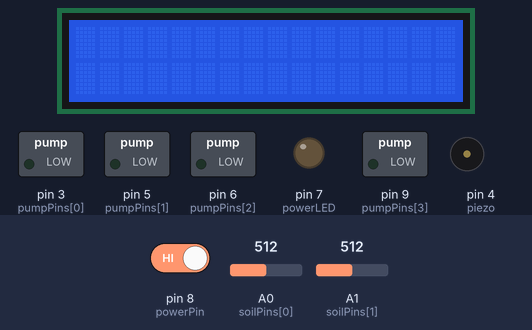
Recording of a sketch running on a simulated Arduino Uno, built with avr-gcc and run on an emulated ATmega328P. On the bench: 16×2 character LCD, switched loads named in the sketch (green lamp = pin HIGH), output pins drawn as LEDs (lit = HIGH), buzzer (waves = sounding, pin HIGH). The inputs (shaded band) are chosen by the test bench; at power-on: pin 8 (powerPin) HIGH, A0 (soilPins[0]) = 512, A1 (soilPins[1]) = 512.

Above: at 1.2 s.
1.3 s: pin 8 (powerPin) driven LOW
At 2.5 s:
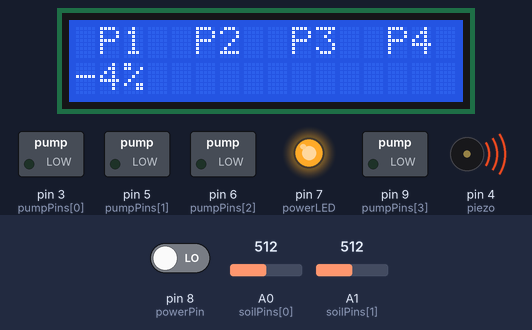
2.8 s: A0 (soilPins[0]) set to 461
At 4.4 s:
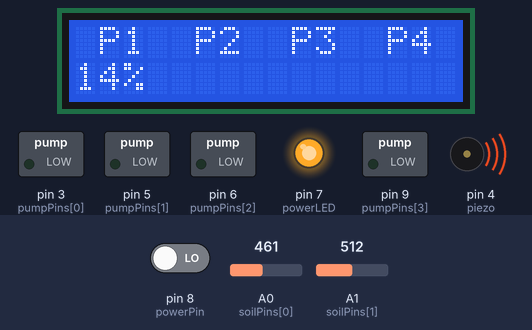
4.8 s: A0 (soilPins[0]) set to 434
At 7.1 s:
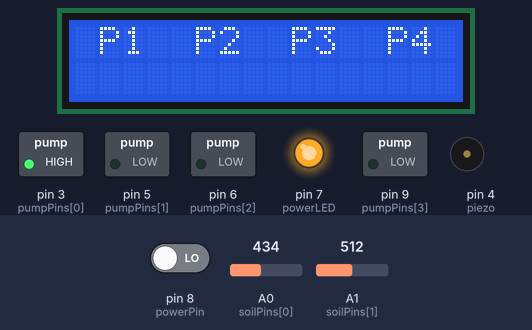
Timing chart, 0 to 8.8 s (numbered marks = the images above; inputs shaded):
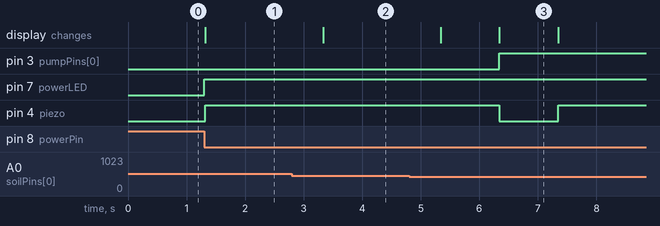

The sketch:

final.ino
```cpp
//Designed, Developed, and Tested By Kush Gandhi
// Libraries
#include <Wire.h>
#include <LiquidCrystal_I2C.h>

// LCD Pins
LiquidCrystal_I2C lcd(0x27, 16, 2);

// Soil Moisture Sensor Pins
const byte soilPins[] = {A0, A1, A2, A3};

// Pump Pins
const byte pumpPins[] = {3, 5, 6, 9};

// Power Switch
const byte powerPin = 8;

// LED Pins
const byte powerLED = 7;

// Piezo Pin
const byte piezo = 4;

// Constants
const int moistureThreshold = 20; // Moisture threshold for watering (%)


void setup()
{
  // Initializing Pins for Moisture Sensors
  for (byte i = 0; i < 4; i++)
    pinMode(soilPins[i], INPUT);

  // Initializing Pins for Pumps
  for (byte i = 0; i < 4; i++)
    pinMode(pumpPins[i], OUTPUT);

  // Initializing LCD
  lcd.init();
  lcd.backlight();

  // Initializing Piezo
  pinMode(piezo, OUTPUT);

  // Initializing Power Switch Pin
  pinMode(powerPin, INPUT);

  // Initializing Power LED
  pinMode(powerLED, OUTPUT);
}

void loop()
{
  // Checking if Power Switch is ON
  if(digitalRead(powerPin) == LOW)
  {
    // Turning on the power LED
    digitalWrite(powerLED, HIGH);

    irrigate();
  }
  else
  {
    // System Off
    // Turn off pumps
    for (byte i = 0; i < 4; i++)
      digitalWrite(pumpPins[i], LOW);

    // Turn off power LED
    digitalWrite(powerLED, LOW);

    // Clear the LCD
    lcd.clear();

    // Piezo Off
    digitalWrite(piezo, LOW);
  }
}

void irrigate()
{
  lcd.setCursor(0,0);
  lcd.print(" P1  P2  P3  P4");

  for (byte i = 0; i < 4; i++)
  {
    // Read sensor value
    int moisture = analogRead(soilPins[i]);

    // Calculate percentage
    int moisturePercent = map(moisture, 220, 500, 100, 0);

    // Print moisture value on LCD
    lcd.setCursor(i * 4,1); // Set cursor to the correct position for each plant
    lcd.print(moisturePercent);
    lcd.print("%");

    // Check if plant needs watering
    while (moisturePercent < moistureThreshold)
    {
      // Activate pump
      digitalWrite(pumpPins[i], LOW);

      // Piezo On
      digitalWrite(piezo, HIGH);

      // Read sensor value
      moisture = analogRead(soilPins[i]);

      // Calculate percentage
      moisturePercent = map(moisture, 220, 500, 100, 0);

      // Print moisture value on LCD
      lcd.setCursor(i * 4, 1);
      lcd.print(moisturePercent);
      lcd.print("%");

      delay(1000);
    }

    // Deactivate pump
    digitalWrite(pumpPins[i], HIGH);

    // Piezo Off
    digitalWrite(piezo, LOW);

    // Clear previous moisture value for this plant from the LCD
    lcd.setCursor(i * 4, 1);
    lcd.print("    ");

    // Wait for a bit before next reading
    delay(1000);
  }
}
```

Measured:
- the behaviour switches between 447 and 446 on A0 (soilPins[0]) (found by bisection; images 2 and 3)
- after the input at 1.3 s, pin 7 (powerLED), pin 4 (piezo): LOW → HIGH at once; the display: changes at once (image 1)
- after the input at 2.8 s, the display: changes after 0.53 s (image 2)
- after the input at 4.8 s, pin 3 (pumpPins[0]): LOW → HIGH after 1.5 s; pin 4 (piezo): HIGH → LOW after 1.5 s, → HIGH 1.0 s later; the display: first changes after 0.54 s (image 3 shows a later state)
- what the display in image 3 shows lasts 1.1 s, from 6.3 s to 7.4 s
